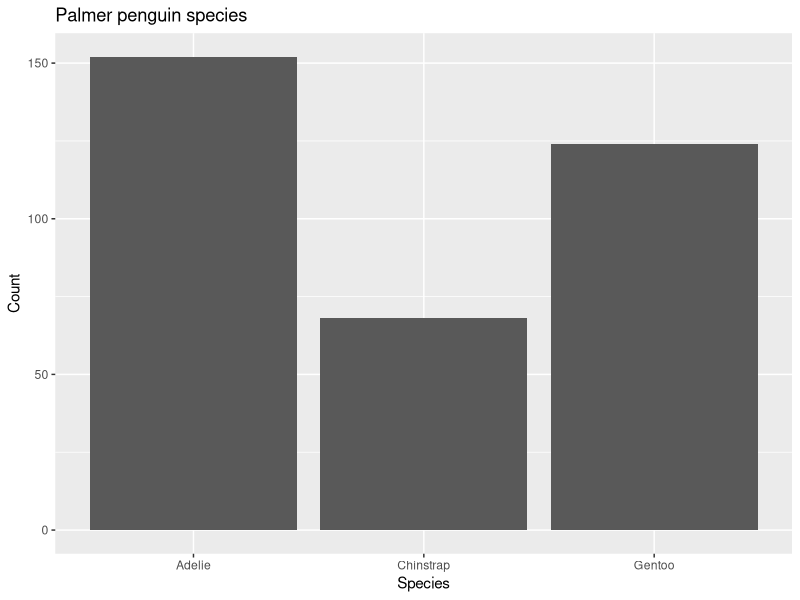
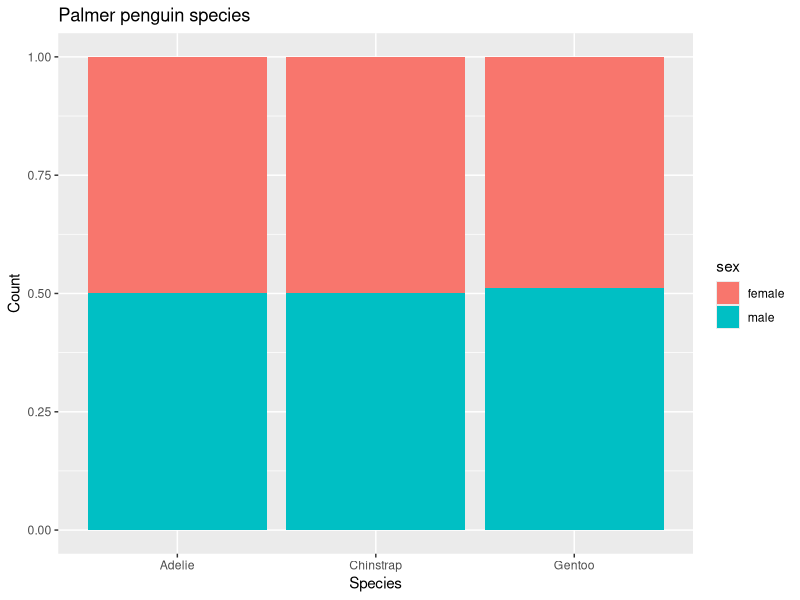
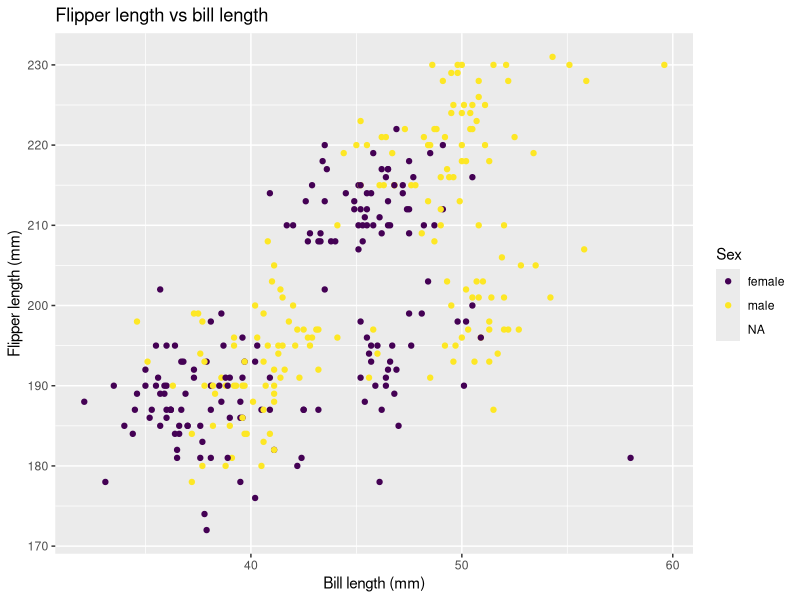
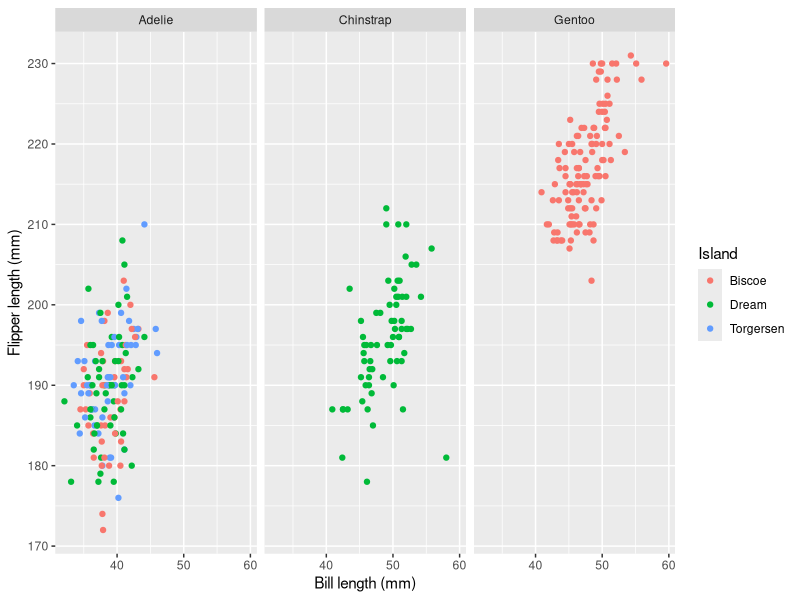
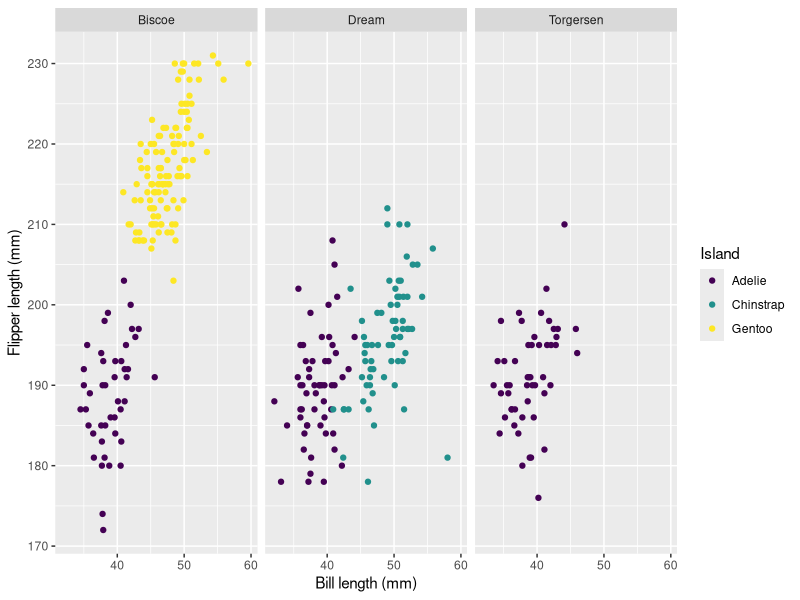

R code for these plots, in order:
## ---- chunk 1
#| warning: false
#| output: false
library(tidyverse)
library(palmerpenguins)
library(viridis) # we'll use to customize colors
## ---- chunk 2
ggplot(data = penguins, 
       mapping = aes(x = species)) +
  geom_bar() +
  labs(x = "Species", y = "Count", title = "Palmer penguin species")
## ---- chunk 3
penguins |>
  filter(!is.na(sex)) |>
ggplot(mapping = aes(x = species, fill = sex)) +
  geom_bar(position = "fill") +
  labs(x = "Species", y = "Count", title = "Palmer penguin species")
## ---- chunk 4
ggplot(data = penguins, 
       mapping = aes(x = bill_length_mm, y = flipper_length_mm,
                     color = sex)) + 
   geom_point() + 
   labs(title = "Flipper length vs bill length",
        x = "Bill length (mm)", y = "Flipper length (mm)") + 
        scale_color_viridis(discrete=TRUE, option = "D", name="Sex")
## ---- chunk 5
penguins |>
  ggplot(aes(x = bill_length_mm, flipper_length_mm, color = island)) +
  geom_point() +
  facet_wrap(~ species) +
  labs(x = "Bill length (mm)", y = "Flipper length (mm)", color = "Island")
## ---- chunk 6
penguins |>
  ggplot(aes(x = bill_length_mm, flipper_length_mm, color = species)) +
  geom_point() +
  facet_wrap(~ island) +
  labs(x = "Bill length (mm)", y = "Flipper length (mm)", color = "Island") +
  scale_color_viridis(discrete = TRUE)
## ---- chunk 7
# code here
